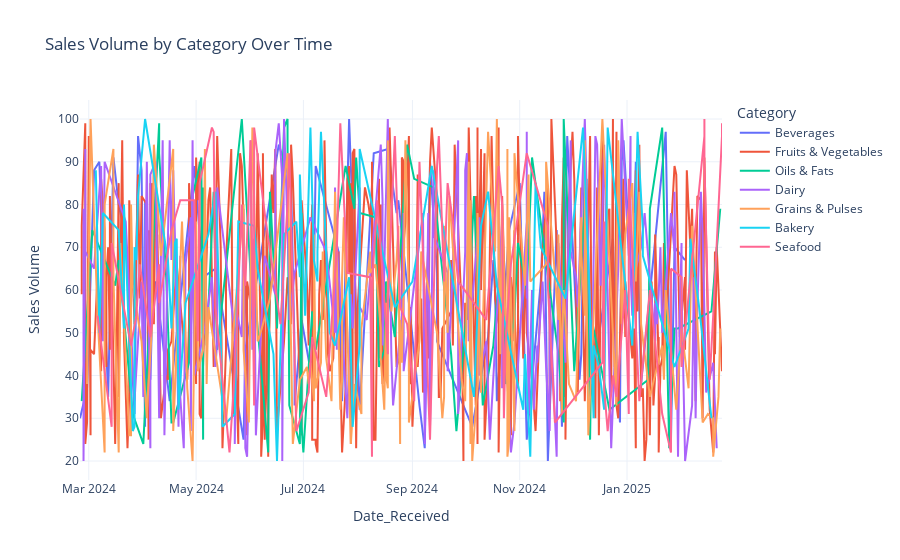
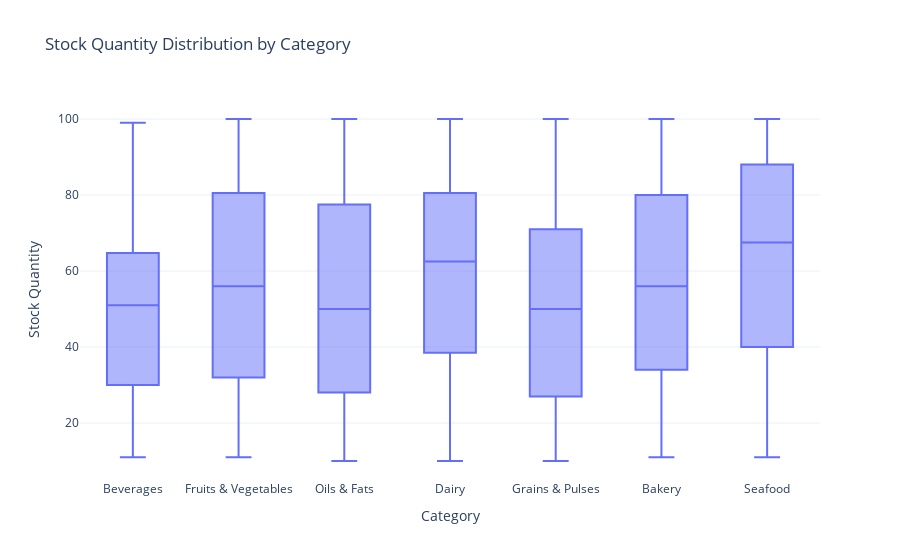

The code cell stored with these charts, in order, in its notebook:
### Markdown cell above
# Analysis by Product Category

### Code cell
# Time analysis by category
fig = px.line(data, x=data.index, y='Sales_Volume', color='Category',
              title='Sales Volume by Category Over Time',
              labels={'Sales_Volume': 'Sales Volume', 'Date': 'Date'})

fig.show()

# Stock quantity by category
fig = px.box(data, x='Category', y='Stock_Quantity',
             title='Stock Quantity Distribution by Category',
             labels={'Stock_Quantity': 'Stock Quantity', 'Category': 'Category'})
fig.show()

### Figure 1 — Plotly figure (JSON) as saved in the notebook; plotly's stock layout.template omitted (floating-point values rounded to 4 significant figures; data arrays with more than 128 entries replaced by an {"elided": "..."} marker saying what was removed)
{"data": [{"hovertemplate": "Category=Beverages<br>Date_Received=%{x}<br>Sales Volume=%{y}<extra></extra>", "legendgroup": "Beverages", "line": {"color": "#636efa", "dash": "solid"}, "marker": {"symbol": "circle"}, "mode": "lines", "name": "Beverages", "orientation": "v", "showlegend": true, "type": "scatter", "x": ["2024-02-25T00:00:00", "2024-02-29T00:00:00", "2024-03-04T00:00:00", "2024-03-07T00:00:00", "2024-03-12T00:00:00", "2024-03-15T00:00:00", "2024-03-18T00:00:00", "2024-03-22T00:00:00", "2024-03-27T00:00:00", "2024-03-29T00:00:00", "2024-03-31T00:00:00", "2024-04-02T00:00:00", "2024-04-02T00:00:00", "2024-04-05T00:00:00", "2024-04-06T00:00:00", "2024-04-08T00:00:00", "2024-04-16T00:00:00", "2024-04-30T00:00:00", "2024-05-05T00:00:00", "2024-05-12T00:00:00", "2024-05-28T00:00:00", "2024-05-29T00:00:00", "2024-06-17T00:00:00", "2024-06-24T00:00:00", "2024-06-26T00:00:00", "2024-06-26T00:00:00", "2024-06-30T00:00:00", "2024-07-06T00:00:00", "2024-07-08T00:00:00", "2024-07-21T00:00:00", "2024-07-23T00:00:00", "2024-07-27T00:00:00", "2024-08-02T00:00:00", "2024-08-10T00:00:00", "2024-08-18T00:00:00", "2024-08-23T00:00:00", "2024-08-24T00:00:00", "2024-09-05T00:00:00", "2024-09-08T00:00:00", "2024-09-11T00:00:00", "2024-09-15T00:00:00", "2024-09-15T00:00:00", "2024-10-05T00:00:00", "2024-10-14T00:00:00", "2024-10-17T00:00:00", "2024-10-18T00:00:00", "2024-10-19T00:00:00", "2024-10-26T00:00:00", "2024-11-01T00:00:00", "2024-11-05T00:00:00", "2024-11-13T00:00:00", "2024-11-15T00:00:00", "2024-11-17T00:00:00", "2024-11-22T00:00:00", "2024-11-25T00:00:00", "2024-11-28T00:00:00", "2024-12-05T00:00:00", "2024-12-06T00:00:00", "2024-12-08T00:00:00", "2024-12-10T00:00:00", "2024-12-11T00:00:00", "2024-12-24T00:00:00", "2024-12-26T00:00:00", "2024-12-27T00:00:00", "2024-12-28T00:00:00", "2024-12-29T00:00:00", "2024-12-30T00:00:00", "2025-01-04T00:00:00", "2025-01-06T00:00:00", "2025-01-07T00:00:00", "2025-01-09T00:00:00", "2025-01-23T00:00:00", "2025-01-26T00:00:00", "2025-01-28T00:00:00", "2025-02-03T00:00:00"], "xaxis": "x", "y": [30, 37, 88, 90, 35, 91, 80, 72, 31, 96, 88, 28, 81, 39, 54, 62, 34, 89, 63, 65, 25, 46, 94, 85, 46, 33, 53, 39, 89, 69, 34, 100, 32, 92, 93, 78, 81, 33, 23, 90, 64, 48, 28, 49, 67, 60, 34, 74, 85, 25, 62, 83, 20, 74, 28, 96, 39, 45, 93, 52, 35, 72, 43, 36, 29, 90, 95, 59, 90, 73, 38, 97, 25, 70, 67], "yaxis": "y"}, {"hovertemplate": "Category=Fruits & Vegetables<br>Date_Received=%{x}<br>Sales Volume=%{y}<extra></extra>", "legendgroup": "Fruits & Vegetables", "line": {"color": "#EF553B", "dash": "solid"}, "marker": {"symbol": "circle"}, "mode": "lines", "name": "Fruits & Vegetables", "orientation": "v", "showlegend": true, "type": "scatter", "x": {"elided": "332 str values"}, "xaxis": "x", "y": {"elided": "332 int values"}, "yaxis": "y"}, {"hovertemplate": "Category=Oils & Fats<br>Date_Received=%{x}<br>Sales Volume=%{y}<extra></extra>", "legendgroup": "Oils & Fats", "line": {"color": "#00cc96", "dash": "solid"}, "marker": {"symbol": "circle"}, "mode": "lines", "name": "Oils & Fats", "orientation": "v", "showlegend": true, "type": "scatter", "x": ["2024-02-26T00:00:00", "2024-03-03T00:00:00", "2024-03-16T00:00:00", "2024-03-18T00:00:00", "2024-03-26T00:00:00", "2024-04-01T00:00:00", "2024-04-10T00:00:00", "2024-04-10T00:00:00", "2024-04-14T00:00:00", "2024-04-17T00:00:00", "2024-04-18T00:00:00", "2024-04-27T00:00:00", "2024-04-29T00:00:00", "2024-05-04T00:00:00", "2024-05-05T00:00:00", "2024-05-05T00:00:00", "2024-05-07T00:00:00", "2024-05-11T00:00:00", "2024-05-13T00:00:00", "2024-05-27T00:00:00", "2024-06-03T00:00:00", "2024-06-04T00:00:00", "2024-06-11T00:00:00", "2024-06-12T00:00:00", "2024-06-16T00:00:00", "2024-06-16T00:00:00", "2024-06-20T00:00:00", "2024-06-22T00:00:00", "2024-06-22T00:00:00", "2024-06-23T00:00:00", "2024-06-29T00:00:00", "2024-06-30T00:00:00", "2024-06-30T00:00:00", "2024-07-01T00:00:00", "2024-07-06T00:00:00", "2024-07-08T00:00:00", "2024-07-25T00:00:00", "2024-07-30T00:00:00", "2024-07-31T00:00:00", "2024-08-02T00:00:00", "2024-08-11T00:00:00", "2024-08-13T00:00:00", "2024-08-16T00:00:00", "2024-08-17T00:00:00", "2024-08-22T00:00:00", "2024-08-29T00:00:00", "2024-09-02T00:00:00", "2024-09-13T00:00:00", "2024-09-23T00:00:00", "2024-09-26T00:00:00", "2024-10-04T00:00:00", "2024-10-06T00:00:00", "2024-10-11T00:00:00", "2024-10-17T00:00:00", "2024-10-22T00:00:00", "2024-10-24T00:00:00", "2024-10-29T00:00:00", "2024-10-30T00:00:00", "2024-10-31T00:00:00", "2024-11-05T00:00:00", "2024-11-08T00:00:00", "2024-11-23T00:00:00", "2024-11-26T00:00:00", "2024-11-26T00:00:00", "2024-12-02T00:00:00", "2024-12-09T00:00:00", "2024-12-11T00:00:00", "2024-12-12T00:00:00", "2024-12-22T00:00:00", "2025-01-13T00:00:00", "2025-01-14T00:00:00", "2025-01-21T00:00:00", "2025-01-25T00:00:00", "2025-01-28T00:00:00", "2025-01-30T00:00:00", "2025-02-18T00:00:00", "2025-02-23T00:00:00"], "xaxis": "x", "y": [34, 74, 61, 67, 31, 24, 99, 92, 63, 29, 29, 43, 82, 91, 25, 84, 47, 83, 46, 100, 49, 56, 22, 83, 52, 51, 98, 100, 94, 33, 24, 78, 28, 22, 55, 46, 89, 79, 91, 78, 77, 42, 46, 62, 49, 94, 86, 84, 45, 27, 65, 82, 33, 47, 72, 38, 54, 63, 71, 60, 91, 45, 29, 100, 41, 86, 25, 53, 32, 39, 79, 98, 23, 51, 51, 55, 79], "yaxis": "y"}, {"hovertemplate": "Category=Dairy<br>Date_Received=%{x}<br>Sales Volume=%{y}<extra></extra>", "legendgroup": "Dairy", "line": {"color": "#ab63fa", "dash": "solid"}, "marker": {"symbol": "circle"}, "mode": "lines", "name": "Dairy", "orientation": "v", "showlegend": true, "type": "scatter", "x": {"elided": "180 str values"}, "xaxis": "x", "y": {"elided": "180 int values"}, "yaxis": "y"}, {"hovertemplate": "Category=Grains & Pulses<br>Date_Received=%{x}<br>Sales Volume=%{y}<extra></extra>", "legendgroup": "Grains & Pulses", "line": {"color": "#FFA15A", "dash": "solid"}, "marker": {"symbol": "circle"}, "mode": "lines", "name": "Grains & Pulses", "orientation": "v", "showlegend": true, "type": "scatter", "x": {"elided": "162 str values"}, "xaxis": "x", "y": {"elided": "162 int values"}, "yaxis": "y"}, {"hovertemplate": "Category=Bakery<br>Date_Received=%{x}<br>Sales Volume=%{y}<extra></extra>", "legendgroup": "Bakery", "line": {"color": "#19d3f3", "dash": "solid"}, "marker": {"symbol": "circle"}, "mode": "lines", "name": "Bakery", "orientation": "v", "showlegend": true, "type": "scatter", "x": ["2024-03-05T00:00:00", "2024-03-07T00:00:00", "2024-03-09T00:00:00", "2024-03-18T00:00:00", "2024-03-21T00:00:00", "2024-03-21T00:00:00", "2024-03-26T00:00:00", "2024-03-27T00:00:00", "2024-03-27T00:00:00", "2024-03-28T00:00:00", "2024-03-29T00:00:00", "2024-04-02T00:00:00", "2024-04-15T00:00:00", "2024-04-17T00:00:00", "2024-04-19T00:00:00", "2024-04-20T00:00:00", "2024-04-21T00:00:00", "2024-04-25T00:00:00", "2024-05-08T00:00:00", "2024-05-12T00:00:00", "2024-05-15T00:00:00", "2024-05-16T00:00:00", "2024-05-23T00:00:00", "2024-05-25T00:00:00", "2024-06-03T00:00:00", "2024-06-05T00:00:00", "2024-06-14T00:00:00", "2024-06-16T00:00:00", "2024-06-20T00:00:00", "2024-06-27T00:00:00", "2024-06-29T00:00:00", "2024-06-29T00:00:00", "2024-07-02T00:00:00", "2024-07-05T00:00:00", "2024-07-07T00:00:00", "2024-07-09T00:00:00", "2024-07-09T00:00:00", "2024-07-11T00:00:00", "2024-07-16T00:00:00", "2024-07-19T00:00:00", "2024-07-27T00:00:00", "2024-07-29T00:00:00", "2024-08-02T00:00:00", "2024-08-02T00:00:00", "2024-08-22T00:00:00", "2024-09-01T00:00:00", "2024-09-12T00:00:00", "2024-10-06T00:00:00", "2024-10-10T00:00:00", "2024-10-11T00:00:00", "2024-10-14T00:00:00", "2024-10-19T00:00:00", "2024-11-03T00:00:00", "2024-11-04T00:00:00", "2024-11-07T00:00:00", "2024-11-10T00:00:00", "2024-11-13T00:00:00", "2024-11-27T00:00:00", "2024-12-07T00:00:00", "2024-12-10T00:00:00", "2024-12-13T00:00:00", "2024-12-13T00:00:00", "2024-12-16T00:00:00", "2024-12-19T00:00:00", "2024-12-21T00:00:00", "2025-01-04T00:00:00", "2025-01-07T00:00:00", "2025-01-10T00:00:00", "2025-01-10T00:00:00", "2025-01-28T00:00:00", "2025-02-05T00:00:00", "2025-02-06T00:00:00", "2025-02-11T00:00:00", "2025-02-18T00:00:00"], "xaxis": "x", "y": [88, 50, 78, 74, 51, 80, 27, 28, 70, 67, 82, 100, 67, 51, 71, 72, 32, 57, 73, 83, 49, 28, 31, 76, 75, 65, 45, 20, 73, 76, 63, 87, 54, 98, 67, 62, 69, 97, 50, 47, 63, 28, 47, 93, 56, 62, 89, 35, 75, 77, 83, 61, 32, 45, 21, 85, 70, 58, 98, 67, 30, 47, 42, 32, 98, 47, 97, 74, 68, 42, 51, 72, 56, 30], "yaxis": "y"}, {"hovertemplate": "Category=Seafood<br>Date_Received=%{x}<br>Sales Volume=%{y}<extra></extra>", "legendgroup": "Seafood", "line": {"color": "#FF6692", "dash": "solid"}, "marker": {"symbol": "circle"}, "mode": "lines", "name": "Seafood", "orientation": "v", "showlegend": true, "type": "scatter", "x": ["2024-03-06T00:00:00", "2024-03-14T00:00:00", "2024-03-14T00:00:00", "2024-03-25T00:00:00", "2024-03-28T00:00:00", "2024-03-30T00:00:00", "2024-04-05T00:00:00", "2024-04-10T00:00:00", "2024-04-10T00:00:00", "2024-04-17T00:00:00", "2024-04-22T00:00:00", "2024-04-30T00:00:00", "2024-05-02T00:00:00", "2024-05-03T00:00:00", "2024-05-10T00:00:00", "2024-05-11T00:00:00", "2024-05-12T00:00:00", "2024-05-20T00:00:00", "2024-05-23T00:00:00", "2024-05-27T00:00:00", "2024-05-28T00:00:00", "2024-05-29T00:00:00", "2024-06-01T00:00:00", "2024-06-03T00:00:00", "2024-06-03T00:00:00", "2024-06-09T00:00:00", "2024-06-18T00:00:00", "2024-06-21T00:00:00", "2024-06-22T00:00:00", "2024-06-23T00:00:00", "2024-06-27T00:00:00", "2024-07-04T00:00:00", "2024-07-06T00:00:00", "2024-07-14T00:00:00", "2024-07-20T00:00:00", "2024-07-22T00:00:00", "2024-07-26T00:00:00", "2024-08-08T00:00:00", "2024-08-09T00:00:00", "2024-08-09T00:00:00", "2024-08-12T00:00:00", "2024-08-17T00:00:00", "2024-08-18T00:00:00", "2024-08-18T00:00:00", "2024-08-22T00:00:00", "2024-08-25T00:00:00", "2024-08-29T00:00:00", "2024-09-02T00:00:00", "2024-09-05T00:00:00", "2024-09-11T00:00:00", "2024-09-15T00:00:00", "2024-09-16T00:00:00", "2024-09-19T00:00:00", "2024-09-21T00:00:00", "2024-09-24T00:00:00", "2024-09-26T00:00:00", "2024-09-27T00:00:00", "2024-10-13T00:00:00", "2024-10-20T00:00:00", "2024-10-22T00:00:00", "2024-10-23T00:00:00", "2024-10-24T00:00:00", "2024-10-27T00:00:00", "2024-11-05T00:00:00", "2024-11-17T00:00:00", "2024-11-17T00:00:00", "2024-11-21T00:00:00", "2024-12-18T00:00:00", "2024-12-19T00:00:00", "2024-12-19T00:00:00", "2024-12-21T00:00:00", "2024-12-24T00:00:00", "2024-12-26T00:00:00", "2024-12-31T00:00:00", "2025-01-02T00:00:00", "2025-01-02T00:00:00", "2025-01-08T00:00:00", "2025-01-14T00:00:00", "2025-01-21T00:00:00", "2025-01-26T00:00:00", "2025-01-26T00:00:00", "2025-02-01T00:00:00", "2025-02-01T00:00:00", "2025-02-14T00:00:00", "2025-02-14T00:00:00", "2025-02-14T00:00:00", "2025-02-17T00:00:00", "2025-02-19T00:00:00", "2025-02-24T00:00:00", "2025-02-24T00:00:00"], "xaxis": "x", "y": [54, 28, 71, 47, 54, 66, 49, 66, 57, 74, 81, 81, 48, 85, 98, 97, 56, 22, 41, 80, 65, 61, 95, 33, 98, 78, 52, 72, 80, 92, 27, 36, 49, 35, 69, 99, 64, 63, 21, 61, 81, 52, 45, 57, 96, 56, 52, 34, 90, 25, 89, 96, 62, 85, 76, 66, 62, 53, 89, 80, 30, 48, 66, 92, 75, 61, 29, 43, 76, 37, 27, 40, 35, 60, 31, 86, 34, 60, 31, 22, 65, 63, 42, 96, 100, 90, 39, 54, 96, 99], "yaxis": "y"}], "layout": {"legend": {"title": {"text": "Category"}, "tracegroupgap": 0}, "title": {"text": "Sales Volume by Category Over Time"}, "xaxis": {"anchor": "y", "domain": [0, 1], "title": {"text": "Date_Received"}}, "yaxis": {"anchor": "x", "domain": [0, 1], "title": {"text": "Sales Volume"}}}}

### Figure 2 — Plotly figure (JSON) as saved in the notebook; plotly's stock layout.template omitted (floating-point values rounded to 4 significant figures; data arrays with more than 128 entries replaced by an {"elided": "..."} marker saying what was removed)
{"data": [{"alignmentgroup": "True", "hovertemplate": "Category=%{x}<br>Stock Quantity=%{y}<extra></extra>", "legendgroup": "", "marker": {"color": "#636efa"}, "name": "", "notched": false, "offsetgroup": "", "orientation": "v", "showlegend": false, "type": "box", "x": {"elided": "990 str values"}, "x0": " ", "xaxis": "x", "y": {"elided": "990 int values"}, "y0": " ", "yaxis": "y"}], "layout": {"boxmode": "group", "legend": {"tracegroupgap": 0}, "title": {"text": "Stock Quantity Distribution by Category"}, "xaxis": {"anchor": "y", "domain": [0, 1], "title": {"text": "Category"}}, "yaxis": {"anchor": "x", "domain": [0, 1], "title": {"text": "Stock Quantity"}}}}
